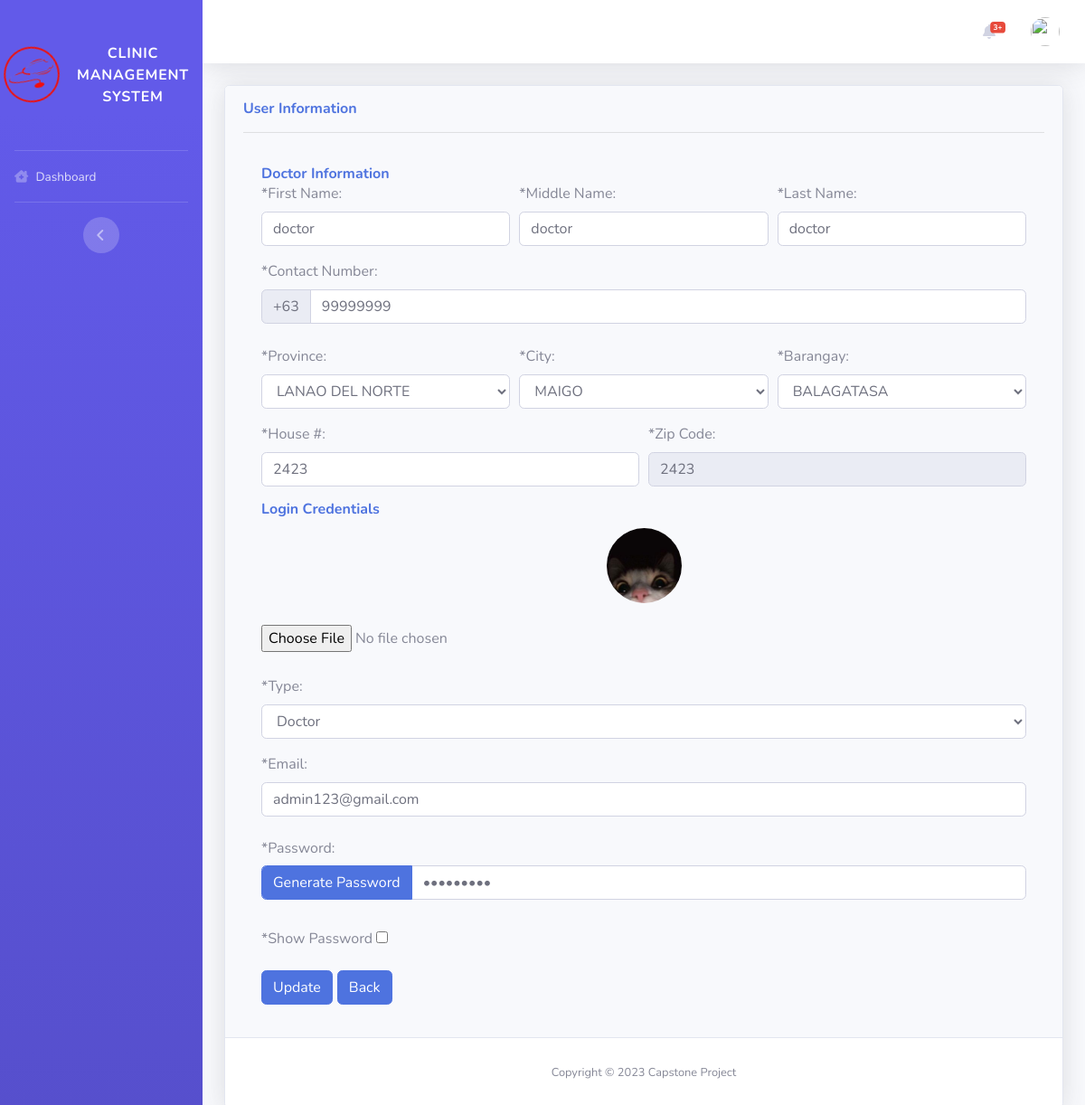
/pages/admin/edit_user.php?type=doctor&&id=11, run on an earlier commit of the app's database.
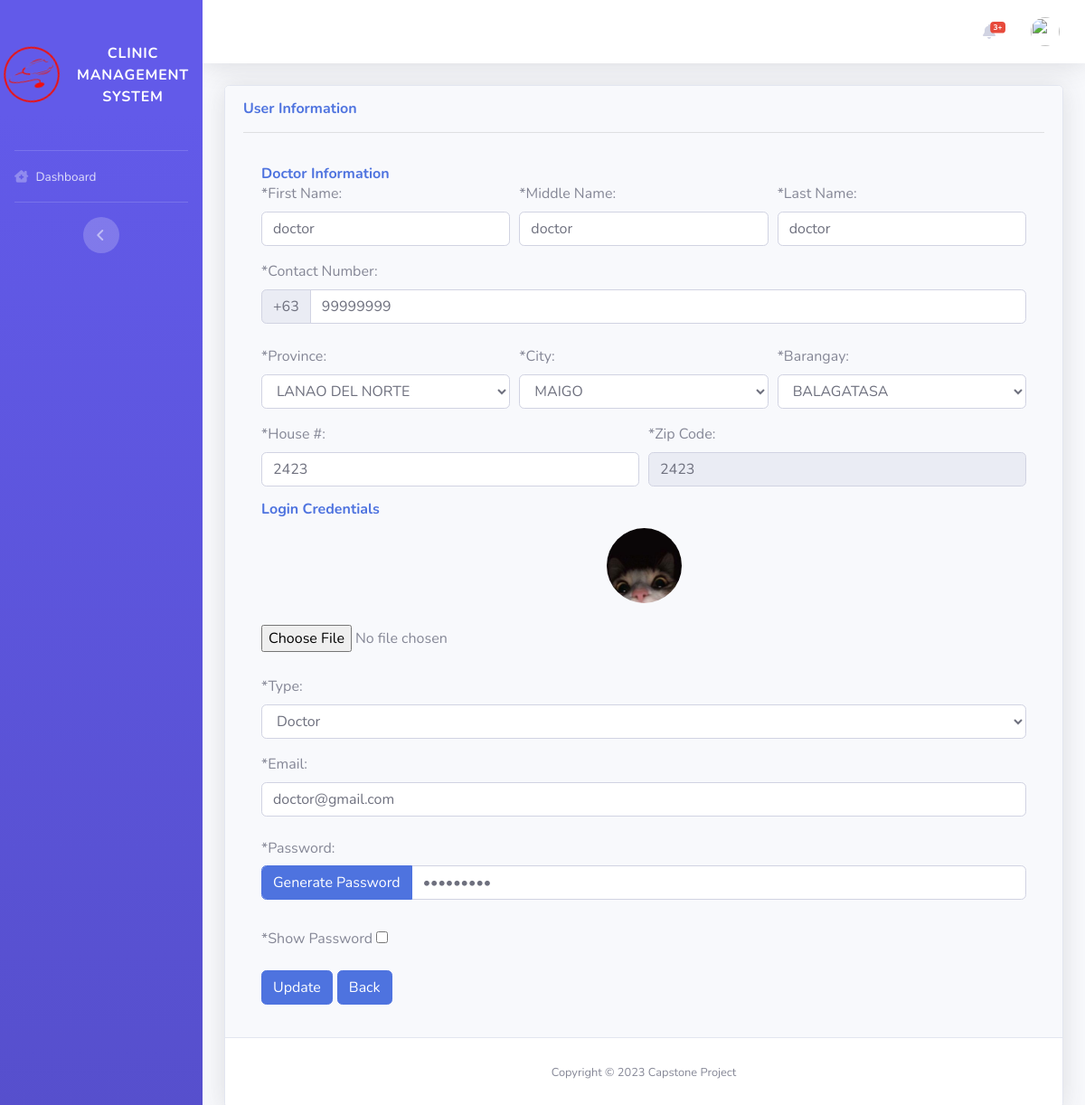
And on a later commit of the database.
### tables this page shows
CREATE TABLE `doctor` (
  `id` int(11) NOT NULL AUTO_INCREMENT,
  `fname` varchar(255) NOT NULL,
  `cn` char(11) NOT NULL,
  `addrss` varchar(255) NOT NULL,
  `email` varchar(155) NOT NULL,
  `uname` varchar(255) NOT NULL,
  `password` varchar(155) NOT NULL,
  `mname` varchar(255) DEFAULT NULL,
  `lname` varchar(255) DEFAULT NULL,
  `province_id` varchar(50) DEFAULT NULL,
  `city_id` varchar(50) DEFAULT NULL,
  `barangay_id` varchar(50) DEFAULT NULL,
  `house_no` text DEFAULT NULL,
  `zip_code` varchar(45) DEFAULT NULL,
  `pic` varchar(255) DEFAULT 'default.png',
  PRIMARY KEY (`id`)
);

CREATE TABLE `tbl_province` (
  `name` text DEFAULT NULL,
  `id` varchar(255) NOT NULL,
  PRIMARY KEY (`id`)
);

CREATE TABLE `tbl_city` (
  `name` text DEFAULT NULL,
  `province_id` varchar(255) DEFAULT NULL,
  `id` varchar(255) DEFAULT NULL,
  `zip_code` varchar(45) DEFAULT NULL
);

### config/functions.php (called while the page is built, shortened)
<?php
function query($sql)
{
  return mysqli_query($_SESSION['conn'], $sql);
}
function get_count($sql)
{
  return mysqli_num_rows(query($sql));
}
function get_one($sql)
{
  $excute = query($sql);
  return mysqli_fetch_object($excute);
}

### pages/admin/edit_user.php (the view, shortened to what the changed rows need)
<?php
include_once('../layout/header.php');
?>
<div class="container-fluid">
  <div class="card shadow mb-4">
    <div class="card-header py-3">
      <div class="card-body">
        <?php
                extract($_GET);
                $sql = "select * from $type where id = $id";
                if(get_count($sql) > 0){
                    $user = get_one($sql);
                ?>
        <form action="" method="post" enctype="multipart/form-data">
          <div class="row">
            <div class="col-md-12">
              <h6 class="m-0 font-weight-bold text-primary">
                <?= ucfirst($type) ?> Information
              </h6>
              <div class="form-row">
                <div class="form-group col-md-4">
                  <label>*First Name:</label>
                  <input type="text" name="fname"
                    value="<?= isset($_POST['fname']) ? $_POST['fname'] : $user->fname; ?>" class="form-control"
                    id="recipient-name">
                </div>
                <div class="form-group col-md-4">
                  <label>*Middle Name:</label>
                  <input type="text" name="mname"
                    value="<?= isset($_POST['mname']) ? $_POST['mname'] : $user->mname; ?>" class="form-control"
                    id="recipient-name">
                </div>
                <div class="form-group col-md-4">
                  <label>*Last Name:</label>
                  <input type="text" name="lname"
                    value="<?= isset($_POST['lname']) ? $_POST['lname'] : $user->lname; ?>" class="form-control"
                    id="recipient-name">
                </div>
              </div>
              <div class="form-row">
                <div class="form-group col-md-12">
                  <label>*Contact Number:</label>
                  <div class="d-flex">
                    <div class="input-group mb-2">
                      <div class="input-group-prepend">
                        <div class="input-group-text">+63</div>
                      </div>
                      <input type="text" name="cn" value="<?= isset($_POST['cn']) ? $_POST['cn'] : $user->cn; ?>"
                        class="form-control" id="recipient-name">
                    </div>
                  </div>
                </div>
              </div>
              <div class="form-row">
                <div class="form-group col-md-4">
                  <label>*Province:</label>
                  <select name="province_id" id="province_id" class="form-control">
                    <?php foreach (mysqli_query($conn, "SELECT * from tbl_province order by name asc") as $row) { ?>
                    <option value="<?= $row['id'] ?>" <?= $user->province_id == $row['id'] ? 'selected' : '' ?>>
                      <?= $row['name'] ?></option>
                    <?php } ?>
                  </select>
                </div>
                <div class="form-group col-md-4">
                  <label>*City:</label>
                  <select name="city_id" id="city_id" class="form-control">
                    <?php foreach (mysqli_query($conn, "SELECT * from tbl_city where province_id = '" . $user->province_id . "' order by name asc") as $row) { ?>
                    <option value="<?= $row['id'] ?>" <?= $user->city_id == $row['id'] ? 'selected' : '' ?>
                      zip="<?= $row['zip_code'] ?>">
                      <?= $row['name'] ?></option>
                    <?php } ?>
                  </select>
                </div>
                <div class="form-group col-md-4">
                  <label>*Barangay:</label>
                  <select name="barangay_id" id="barangay_id" class="form-control">
                    <?php foreach (mysqli_query($conn, "SELECT * from tbl_barangay where city_id = '" . $user->city_id . "' order by name asc") as $row) { ?>
                    <option value="<?= $row['id'] ?>" <?= $user->barangay_id == $row['id'] ? 'selected' : '' ?>>
                      <?= $row['name'] ?></option>
                    <?php } ?>
                  </select>
                </div>
              </div>
              <div class="form-row">
                <div class="form-group col-md-6">
                  <label>*House #:</label>
                  <input type="text" name="house_no" class="form-control" id="recipient-name"
                    value="<?= isset($_POST['house_no']) ? $_POST['house_no'] : $user->house_no; ?>">
                </div>
                <div class="form-group col-md-6">
                  <label>*Zip Code:</label>
                  <input type="number" readonly name="zip_code" class="form-control" id="recipient-name" minlength="4"
                    maxlength="4" value="<?= isset($_POST['zip_code']) ? $_POST['zip_code'] : $user->zip_code; ?>">
                </div>
              </div>
            </div>
            <div class="col-md-12">
              <h6 class="m-0 font-weight-bold text-primary">
                Login Credentials
              </h6>
              <div class="form-row">
                <div class="text-center" style="width: 100%;padding-top: 1.2%;">
                  <div class="form-group col-md-12">
                    <img class="img-account-profile rounded-circle mb-2" src="../../files/<?= $user->pic ?>" alt=""
                      style="height: 83px;width:83px;border-radius: 50% !important;vertical-align:middle" id="preview">
                  </div>
                </div>
              </div>
              <div class="form-row" style="margin-bottom: 10px;">
                <div class="form-group col-md-12">
                  <input type="file" name="image" class="" id="image" accept="image/*">
                </div>
              </div>
              <div class="form-row">
                <?php if($type != 'patient'){ ?>
                <div class="form-group col-md-12">
                  <label>*Type:</label>
                  <select name="table" id="table" class="form-control">
                    <option value="doctor" <?= $type == 'doctor' ? 'selected' : '' ?>>Doctor</option>
                  </select>
                </div>
                <?php }else{ ?>
                <input type="hidden" name="table" value="patient">
                <?php } ?>
                <div class="form-group col-md-12">
                  <label>*Email:</label>
                  <input type="email" name="eml" value="<?= isset($_POST['eml']) ? $_POST['eml'] : $user->email; ?>"
                    class=" form-control" id="recipient-name checking_email">
                </div>
              </div>
              <div class="form-row">
                <div class="form-group col-md-12">
                  <label for="recipient-name" class="col-form-label">*Password:</label>
                  <div class="d-flex">
                    <div class="input-group mb-2">
                      <div class="input-group-prepend">
                        <button type="button" class="form-control btn btn-primary" id="btn_generate_password"> Generate
                          Password</button>
                      </div>
                      <input type="password" name="pass" class="form-control" id="password" required
                        value="<?= isset($_POST['pass']) ? $_POST['pass'] : $user->password; ?>">
                    </div>
                  </div>
                </div>
              </div>
              <div class="form-row">
                <div class="form-group col-md-12">
                  <label class="col-form-label">*Show Password <input type="checkbox" onclick="myFunction()"> </label>
                </div>
              </div>
            </div>
          </div>
          <div class="d-flex">
            <input type="submit" name="update_user" class="btn btn-primary" value="Update">
            <a style="margin-left:5px" href="<?= $_SESSION['back_url'] ?>" type="button"
              class="btn btn-primary">Back</a>
          </div>
        </form>
        <?php } else {  ?>
        <h4>No Records Found</h4>
        <a style="display:inline-block;" href="<?= $_SESSION['back_url'] ?>" type="button"
          class="btn btn-primary">Back</a>
        <?php }   ?>
        <?php
                include_once('../layout/footer.php');
                ?>

What changed in the data, as far as the page shows it:
changed doctor "doctor": eml "admin123@gmail.com" → "doctor@gmail.com"
